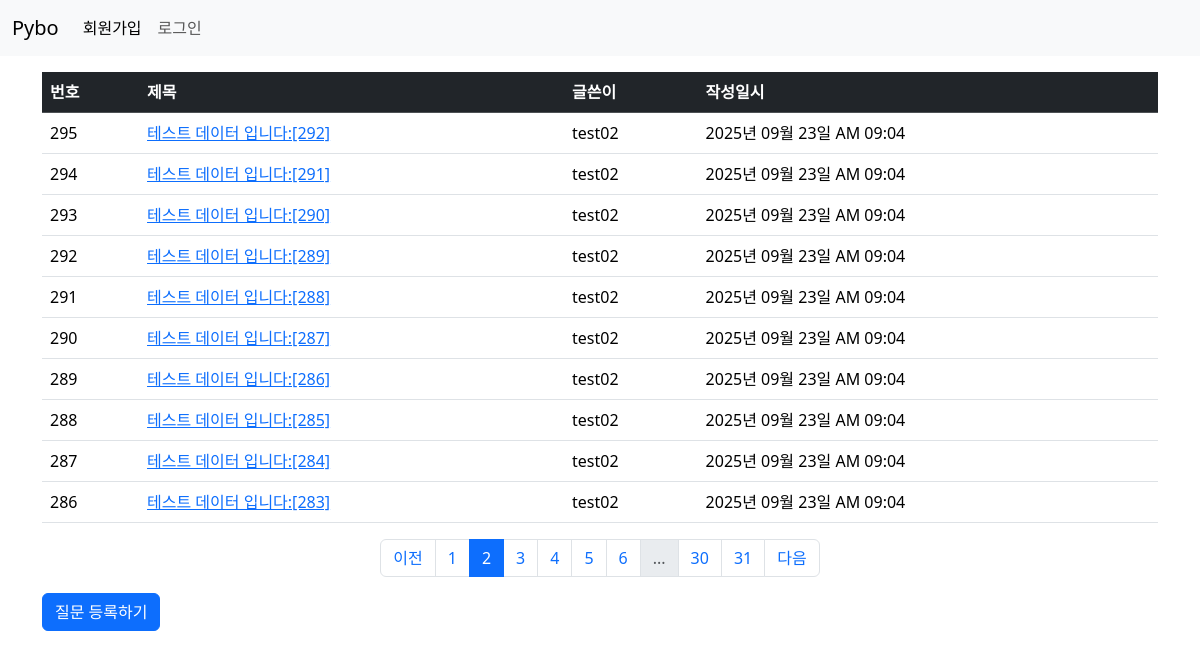
/question/list/?page=2, run on the app's committed database.
### pybo/models.py (models this page shows)
class Question(db.Model):
    id = db.Column(db.Integer, primary_key=True)
    subject = db.Column(db.String(200), nullable=False)
    content = db.Column(db.Text(), nullable=False)
    create_date = db.Column(db.DateTime(), nullable=False)
    user_id = db.Column(db.Integer, db.ForeignKey('user.id', ondelete='CASCADE'),
                        nullable=False)
    user = db.relationship('User', backref=db.backref('question_set'))

class User(db.Model):
    id = db.Column(db.Integer, primary_key=True)
    username = db.Column(db.String(150), unique=True, nullable=False)
    password = db.Column(db.String(200), nullable=False)
    email = db.Column(db.String(120), unique=True, nullable=False)

### pybo/views/question_views.py (the view)
@bp.route('/list/')
def _list():
    page = request.args.get('page', default=1, type=int)  # 페이지
    question_list = Question.query.order_by(Question.create_date.desc())
    question_list = question_list.paginate(page=page, per_page=10)  # 한 페이지에 보여야할 게시글 수
    return render_template('question/question_list.html', question_list=question_list)

### pybo/filter.py (called while the page is built)
def format_datetime(value, fmt='%Y년 %m월 %d일 %p %I:%M'):
    return value.strftime(fmt)

### pybo/views/auth_views.py (called while the page is built)
@bp.before_app_request
def load_logged_in_user():
    user_id = session.get('user_id')
    if user_id is None:
        g.user = None
    else:
        g.user = User.query.get(int(user_id))

### pybo/templates/question/question_list.html (shortened to what this page needs)
{% extends 'base.html' %}
{% block content %}
<div class="container my-3">
    <table class="table table-hover">
        <thead>
        <tr class="table-dark">
            <th scope="col">번호</th>
            <th scope="col">제목</th>
            <th scope="col">글쓴이</th>
            <th scope="col">작성일시</th>
        </tr>
        </thead>
        <tbody>
        {% if question_list %}
        {% for question in question_list.items %}
        <tr>
            <td>{{ question_list.total - (question_list.page - 1) * question_list.per_page - loop.index0 }}</td>
            <td>
                <a href="{{ url_for('question.detail', question_id= question.id) }}">{{ question.subject }}</a>
            </td>
            <td>{{ question.user.username }}</td>
            <td>{{ question.create_date|datetime }}</td>
        </tr>
        {% endfor %}
        {% else %}
        <tr>
            <td colspan="3">질문이 없습니다.</td>
        </tr>
        {% endif %}
        </tbody>
    </table>
    <ul class="pagination justify-content-center">
        {% if question_list.has_prev %}
        <li class="page-item"><a href="?page={{ question_list.prev_num }}" class="page-link">이전</a></li>
        {% else %}
        <li class="page-item disabled"><a href="javascript:void(0)" class="page-link">이전</a></li>
        {% endif %}
        {% for page_num in question_list.iter_pages() %}
        {% if page_num %}
        {% if page_num != question_list.page %}
        <li class="page-item"><a class="page-link" href="?page={{ page_num }}">{{ page_num }}</a></li>
        {%else%}
        <li class="page-item active">
            <a class="page-link" href="javascript:void(0)" aria-current="page">{{ page_num }}</a>
        </li>
        {% endif %}
        {% else %}
        <li class="page-item disabled"><a class="page-link" href="javascript:void(0)">...</a></li>
        {% endif %}
        {% endfor %}
        {% if question_list.has_next %}
        <li class="page-item"><a href="?page={{ question_list.next_num }}" class="page-link">다음</a></li>
        {% else %}
        <li class="page-item disabled"><a href="javascript:void(0)" class="page-link">다음</a></li>
        {% endif %}
    </ul>
    <a href="{{ url_for('question.create') }}" class="btn btn-primary">질문 등록하기</a>
</div>
{% endblock %}

### data on the page
Question: total "295", subject "테스트 데이터 입니다:[292]", user.username "test02", create_date "2025년 09월 23일 AM 09:04"
Question: total "294", subject "테스트 데이터 입니다:[291]", user.username "test02", create_date "2025년 09월 23일 AM 09:04"
Question: total "293", subject "테스트 데이터 입니다:[290]", user.username "test02", create_date "2025년 09월 23일 AM 09:04"
Question: total "292", subject "테스트 데이터 입니다:[289]", user.username "test02", create_date "2025년 09월 23일 AM 09:04"
Question: total "291", subject "테스트 데이터 입니다:[288]", user.username "test02", create_date "2025년 09월 23일 AM 09:04"
Question: total "290", subject "테스트 데이터 입니다:[287]", user.username "test02", create_date "2025년 09월 23일 AM 09:04"
Question: total "289", subject "테스트 데이터 입니다:[286]", user.username "test02", create_date "2025년 09월 23일 AM 09:04"
Question: total "288", subject "테스트 데이터 입니다:[285]", user.username "test02", create_date "2025년 09월 23일 AM 09:04"
Question: total "287", subject "테스트 데이터 입니다:[284]", user.username "test02", create_date "2025년 09월 23일 AM 09:04"
Question: total "286", subject "테스트 데이터 입니다:[283]", user.username "test02", create_date "2025년 09월 23일 AM 09:04"

### other printed values
{{ page_num }} "1" "3" "4" "5" "6" "30" "31"
{{ page_num }} "2"
